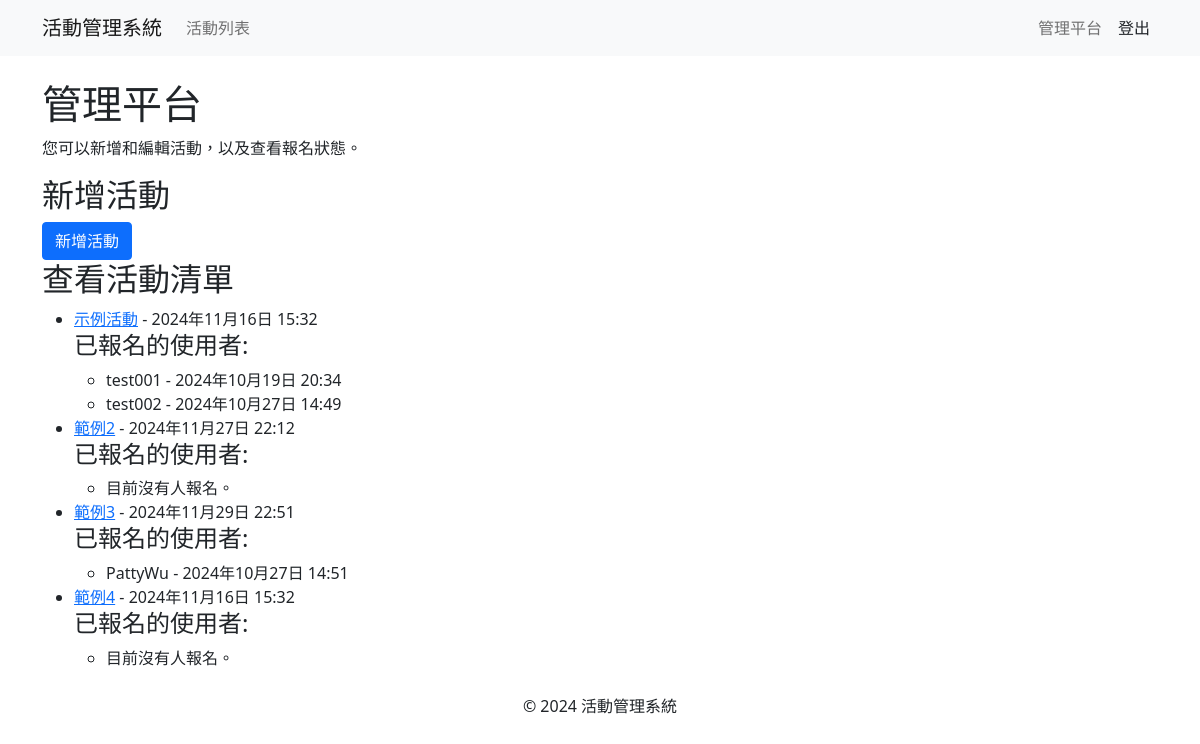
The app's page /member/profile/ (signed in) with its own data.
### events/models.py (models this page shows, shortened)
class Event(models.Model):
    ACTIVITY_TYPES = [
        ('lecture', '講座'),
        ('seminar', '研討會'),
    ]
    STATUS_CHOICES = [
        ('open', '報名中'),
        ('closed', '報名截止'),
        ('not_open', '尚未開放報名'),
    ]
    name = models.CharField(max_length=200)
    description = models.TextField()
    event_time = models.DateTimeField()
    location = models.CharField(max_length=200)
    capacity_limit = models.PositiveIntegerField()
    registration_start = models.DateTimeField()
    registration_end = models.DateTimeField()
    activity_type = models.CharField(max_length=20, choices=ACTIVITY_TYPES)
    status = models.CharField(max_length=20, choices=STATUS_CHOICES, default='not_open')
    published_time = models.DateTimeField(auto_now_add=True)
    updated_time = models.DateTimeField(auto_now=True)
    poster = models.ImageField(upload_to='posters/', blank=True, null=True)
    language = models.CharField(max_length=100, blank=True, null=True)

class Registration(models.Model):
    user = models.ForeignKey(User, on_delete=models.CASCADE)
    event = models.ForeignKey(Event, on_delete=models.CASCADE)
    registration_time = models.DateTimeField(auto_now_add=True)
    status = models.CharField(max_length=20, choices=[('registered', '已報名'), ('canceled', '取消報名')], default='registered')

### member/views.py (the view)
# urls.py: path('profile/', views.profile, name='profile'),
@login_required
def profile(request):
    user = request.user
    registrations = Registration.objects.filter(user=user).select_related('event')
    if user.is_superuser:
        return admin_dashboard(request)  # Redirect to the admin dashboard
    else:
        return render(request, 'member/profile.html', {
            'user': user,
            'registrations': registrations
        })

### member/views.py (called while the page is built)
@login_required  # Ensure only logged-in users can access
def admin_dashboard(request):
    events = Event.objects.all()  # Fetch all events
    registrations = Registration.objects.all()  # You can modify the filter as needed
    return render(request, 'member/admin_dashboard.html', {
        'events': events,
        'registrations': registrations
    })

### templates/member/admin_dashboard.html (shortened to what this page needs)
<!DOCTYPE html>
<html lang="zh-Hant">
<head>
    <link rel="stylesheet" href="https://cdnjs.cloudflare.com/ajax/libs/bootstrap/5.1.3/css/bootstrap.min.css">
</head>
<body>
    {% extends 'base.html' %}
    {% block content %}
    <h1>管理平台</h1>
    <p>您可以新增和編輯活動，以及查看報名狀態。</p>
    <h2>新增活動</h2>
    <form method="post" action="{% url 'create_event' %}">
        <button type="submit" class="btn btn-primary">新增活動</button>
    </form>
    <h2>查看活動清單</h2>
    <ul>
        {% for event in events %}
            <li>
                <a href="{% url 'event_detail' event.id %}">{{ event.name }}</a> - {{ event.event_time }}
                {% if user.is_superuser %}
                    <h4>已報名的使用者:</h4>
                    <ul>
                        {% for registration in event.registration_set.all %}
                            <li>{{ registration.user.username }} - {{ registration.registration_time }}</li>
                        {% empty %}
                            <li>目前沒有人報名。</li>
                        {% endfor %}
                    </ul>
                {% else %}
                    <p>你可以點擊查看活動詳細資訊並進行報名。</p>
                {% endif %}
            </li>
        {% empty %}
            <li>目前沒有活動。</li>
        {% endfor %}
    </ul>
    {% endblock %}

### templates/base.html (shortened to what this page needs)
<!DOCTYPE html>
<html lang="zh-Hant">
<head>
    <link rel="stylesheet" href="https://cdnjs.cloudflare.com/ajax/libs/bootstrap/5.1.3/css/bootstrap.min.css">
</head>
<body>
    <nav class="navbar navbar-expand-lg navbar-light bg-light">
        <div class="container">
            <a class="navbar-brand" href="{% url 'index' %}">活動管理系統</a>
            <div class="collapse navbar-collapse">
                <ul class="navbar-nav me-auto">
                    <li class="nav-item">
                        <a class="nav-link" href="{% url 'event_list' %}">活動列表</a>
                    </li>
                </ul>
                <ul class="navbar-nav">
                    {% if user.is_authenticated %}
                        <li class="nav-item">
                            {% if user.is_superuser %}
                            <a class="nav-link" href="{% url 'profile' %}">管理平台</a>
                            {% else %}
                            <a class="nav-link" href="{% url 'profile' %}">會員資訊</a>
                            {% endif %}
                        </li>
                        <li class="nav-item">
                            <form method="post" action="{% url 'logout' %}" style="display:inline;">
                                <button type="submit" class="btn nav-link" style="background: none; border: none; color: inherit;">登出</button>
                            </form>
                        </li>
                    {% endif %}
                </ul>
            </div>
        </div>
    </nav>
    <div class="container mt-4">
        {% block content %}{% endblock %}
    </div>
    <footer class="text-center mt-4">
        <p>&copy; 2024 活動管理系統</p>
    </footer>
</body>
</html>

### records on screen
Event: name "示例活動", event_time "2024年11月16日 15:32"
Registration: user.username "test001", registration_time "2024年10月19日 20:34"
Registration: user.username "test002", registration_time "2024年10月27日 14:49"
Event: name "範例2", event_time "2024年11月27日 22:12", shows "目前沒有人報名。"
Event: name "範例3", event_time "2024年11月29日 22:51"
Registration: user.username "PattyWu", registration_time "2024年10月27日 14:51"
Event: name "範例4", event_time "2024年11月16日 15:32", shows "目前沒有人報名。"
